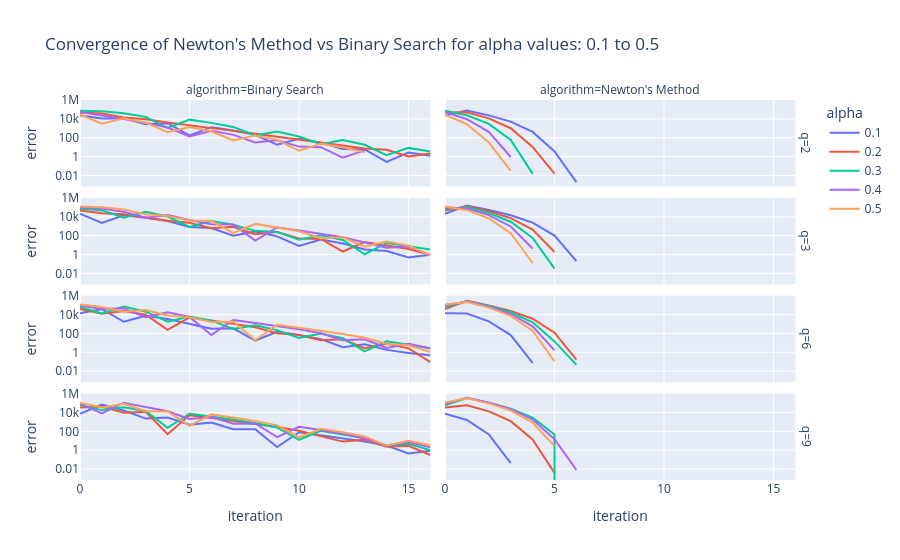
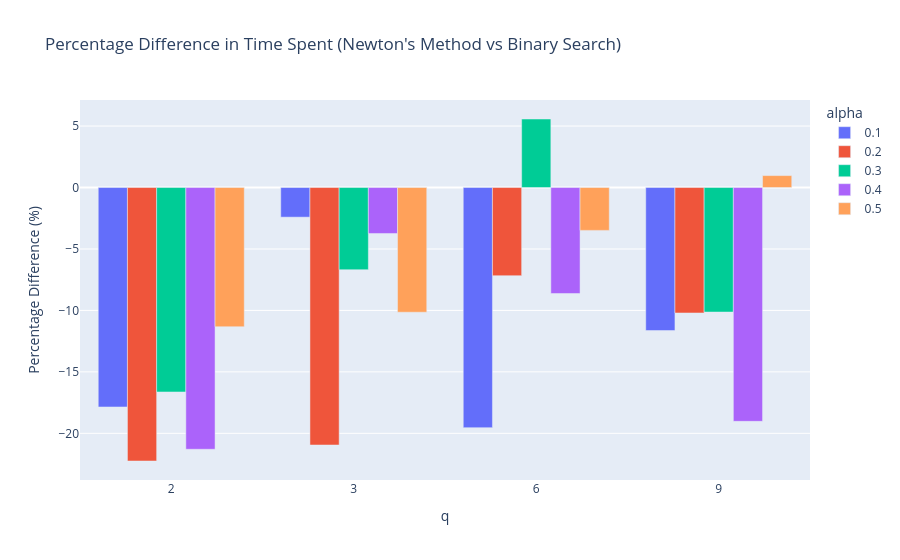

The cell these charts' notebook holds for them, in order:
### Code cell
import plotly.express as px
 
fig = px.line(convergenceDf, x="iteration", y="error",log_y=True, color="alpha",facet_col="algorithm", facet_row="q",title="Convergence of Newton's Method vs Binary Search for alpha values: 0.1 to 0.5")
fig.show()
fig.write_html("convergence_data.html")
timeDF["q"] = timeDF["q"].astype(str)
timeDF["alpha"] = timeDF["alpha"].astype(str)

newton_times = timeDF[timeDF["algorithm"] == "Newton's Method"].groupby(["q","alpha"])["time"].mean()
binary_times = timeDF[timeDF["algorithm"] == "Binary Search"].groupby(["q","alpha"])["time"].mean()
diff = (newton_times - binary_times) / binary_times * 100
fig2 = px.bar(diff.reset_index(), x="q", y="time", color="alpha", barmode="group",title="Percentage Difference in Time Spent (Newton's Method vs Binary Search)")
fig2.update_layout(yaxis_title="Percentage Difference (%)")
fig2.show()
fig2.write_html("time_comparison.html")

### Figure 1 — Plotly figure (JSON) as saved in the notebook; plotly's stock layout.template omitted (floating-point values rounded to 4 significant figures)
{"data": [{"hovertemplate": "alpha=0.1<br>q=2<br>algorithm=Binary Search<br>iteration=%{x}<br>error=%{y}<extra></extra>", "legendgroup": "0.1", "line": {"color": "#636efa", "dash": "solid"}, "marker": {"symbol": "circle"}, "mode": "lines", "name": "0.1", "orientation": "v", "showlegend": true, "type": "scatter", "x": [0, 1, 2, 3, 4, 5, 6, 7, 8, 9, 10, 11, 12, 13, 14, 15, 16], "xaxis": "x7", "y": [23690.0, 11500.0, 11610.0, 2769.0, 3516.0, 177.2, 1342.0, 594.2, 211.5, 17.96, 79.4, 30.68, 6.346, 5.807, 0.2734, 2.756, 1.248], "yaxis": "y7"}, {"hovertemplate": "alpha=0.1<br>q=2<br>algorithm=Newton's Method<br>iteration=%{x}<br>error=%{y}<extra></extra>", "legendgroup": "0.1", "line": {"color": "#636efa", "dash": "solid"}, "marker": {"symbol": "circle"}, "mode": "lines", "name": "0.1", "orientation": "v", "showlegend": false, "type": "scatter", "x": [0, 1, 2, 3, 4, 5, 6], "xaxis": "x8", "y": [23690.0, 77130.0, 24070.0, 5164.0, 422.7, 3.521, 0.001953], "yaxis": "y8"}, {"hovertemplate": "alpha=0.1<br>q=3<br>algorithm=Binary Search<br>iteration=%{x}<br>error=%{y}<extra></extra>", "legendgroup": "0.1", "line": {"color": "#636efa", "dash": "solid"}, "marker": {"symbol": "circle"}, "mode": "lines", "name": "0.1", "orientation": "v", "showlegend": false, "type": "scatter", "x": [0, 1, 2, 3, 4, 5, 6, 7, 8, 9, 10, 11, 12, 13, 14, 15, 16], "xaxis": "x5", "y": [21210.0, 2192.0, 14480.0, 8023.0, 3503.0, 820.4, 642.2, 99.68, 268.6, 83.78, 8.109, 37.8, 14.83, 3.357, 2.375, 0.4883, 0.9414], "yaxis": "y5"}, {"hovertemplate": "alpha=0.1<br>q=3<br>algorithm=Newton's Method<br>iteration=%{x}<br>error=%{y}<extra></extra>", "legendgroup": "0.1", "line": {"color": "#636efa", "dash": "solid"}, "marker": {"symbol": "circle"}, "mode": "lines", "name": "0.1", "orientation": "v", "showlegend": false, "type": "scatter", "x": [0, 1, 2, 3, 4, 5, 6], "xaxis": "x6", "y": [21210.0, 155900.0, 52850.0, 14600.0, 2388.0, 100.3, 0.2012], "yaxis": "y6"}, {"hovertemplate": "alpha=0.1<br>q=6<br>algorithm=Binary Search<br>iteration=%{x}<br>error=%{y}<extra></extra>", "legendgroup": "0.1", "line": {"color": "#636efa", "dash": "solid"}, "marker": {"symbol": "circle"}, "mode": "lines", "name": "0.1", "orientation": "v", "showlegend": false, "type": "scatter", "x": [0, 1, 2, 3, 4, 5, 6, 7, 8, 9, 10, 11, 12, 13, 14, 15, 16], "xaxis": "x3", "y": [14030.0, 38880.0, 1757.0, 7796.0, 3528.0, 1027.0, 327.6, 358.8, 17.91, 154.3, 68.04, 25.01, 3.549, 7.184, 1.816, 0.8594, 0.4863], "yaxis": "y3"}, {"hovertemplate": "alpha=0.1<br>q=6<br>algorithm=Newton's Method<br>iteration=%{x}<br>error=%{y}<extra></extra>", "legendgroup": "0.1", "line": {"color": "#636efa", "dash": "solid"}, "marker": {"symbol": "circle"}, "mode": "lines", "name": "0.1", "orientation": "v", "showlegend": false, "type": "scatter", "x": [0, 1, 2, 3, 4], "xaxis": "x4", "y": [14030.0, 13040.0, 1968.0, 68.54, 0.07617], "yaxis": "y4"}, {"hovertemplate": "alpha=0.1<br>q=9<br>algorithm=Binary Search<br>iteration=%{x}<br>error=%{y}<extra></extra>", "legendgroup": "0.1", "line": {"color": "#636efa", "dash": "solid"}, "marker": {"symbol": "circle"}, "mode": "lines", "name": "0.1", "orientation": "v", "showlegend": false, "type": "scatter", "x": [0, 1, 2, 3, 4, 5, 6, 7, 8, 9, 10, 11, 12, 13, 14, 15, 16], "xaxis": "x", "y": [7232.0, 70400.0, 16580.0, 2254.0, 2977.0, 496.4, 843.1, 164.7, 168.0, 2.164, 81.15, 39.45, 18.64, 8.236, 3.037, 0.4395, 0.8613], "yaxis": "y"}, {"hovertemplate": "alpha=0.1<br>q=9<br>algorithm=Newton's Method<br>iteration=%{x}<br>error=%{y}<extra></extra>", "legendgroup": "0.1", "line": {"color": "#636efa", "dash": "solid"}, "marker": {"symbol": "circle"}, "mode": "lines", "name": "0.1", "orientation": "v", "showlegend": false, "type": "scatter", "x": [0, 1, 2, 3], "xaxis": "x2", "y": [7232.0, 1610.0, 46.32, 0.04102], "yaxis": "y2"}, {"hovertemplate": "alpha=0.2<br>q=2<br>algorithm=Binary Search<br>iteration=%{x}<br>error=%{y}<extra></extra>", "legendgroup": "0.2", "line": {"color": "#EF553B", "dash": "solid"}, "marker": {"symbol": "circle"}, "mode": "lines", "name": "0.2", "orientation": "v", "showlegend": true, "type": "scatter", "x": [0, 1, 2, 3, 4, 5, 6, 7, 8, 9, 10, 11, 12, 13, 14, 15, 16], "xaxis": "x7", "y": [49900.0, 37720.0, 14610.0, 9467.0, 4142.0, 2211.0, 1071.0, 542.7, 270.7, 134.3, 68.61, 32.77, 17.93, 7.402, 5.266, 1.051, 2.105], "yaxis": "y7"}, {"hovertemplate": "alpha=0.2<br>q=2<br>algorithm=Newton's Method<br>iteration=%{x}<br>error=%{y}<extra></extra>", "legendgroup": "0.2", "line": {"color": "#EF553B", "dash": "solid"}, "marker": {"symbol": "circle"}, "mode": "lines", "name": "0.2", "orientation": "v", "showlegend": false, "type": "scatter", "x": [0, 1, 2, 3, 4, 5], "xaxis": "x8", "y": [49900.0, 50920.0, 11490.0, 1038.0, 10.71, 0.01562], "yaxis": "y8"}, {"hovertemplate": "alpha=0.2<br>q=3<br>algorithm=Binary Search<br>iteration=%{x}<br>error=%{y}<extra></extra>", "legendgroup": "0.2", "line": {"color": "#EF553B", "dash": "solid"}, "marker": {"symbol": "circle"}, "mode": "lines", "name": "0.2", "orientation": "v", "showlegend": false, "type": "scatter", "x": [0, 1, 2, 3, 4, 5, 6, 7, 8, 9, 10, 11, 12, 13, 14, 15, 16], "xaxis": "x5", "y": [47430.0, 24020.0, 18330.0, 7749.0, 3751.0, 2338.0, 616.5, 882.8, 138.7, 237.5, 49.05, 44.92, 2.055, 21.43, 9.688, 3.816, 0.8789], "yaxis": "y5"}, {"hovertemplate": "alpha=0.2<br>q=3<br>algorithm=Newton's Method<br>iteration=%{x}<br>error=%{y}<extra></extra>", "legendgroup": "0.2", "line": {"color": "#EF553B", "dash": "solid"}, "marker": {"symbol": "circle"}, "mode": "lines", "name": "0.2", "orientation": "v", "showlegend": false, "type": "scatter", "x": [0, 1, 2, 3, 4, 5], "xaxis": "x6", "y": [47430.0, 129600.0, 38340.0, 7252.0, 435.8, 1.848], "yaxis": "y6"}, {"hovertemplate": "alpha=0.2<br>q=6<br>algorithm=Binary Search<br>iteration=%{x}<br>error=%{y}<extra></extra>", "legendgroup": "0.2", "line": {"color": "#EF553B", "dash": "solid"}, "marker": {"symbol": "circle"}, "mode": "lines", "name": "0.2", "orientation": "v", "showlegend": false, "type": "scatter", "x": [0, 1, 2, 3, 4, 5, 6, 7, 8, 9, 10, 11, 12, 13, 14, 15, 16], "xaxis": "x3", "y": [40240.0, 12670.0, 24460.0, 9800.0, 241.8, 5047.0, 2473.0, 1134.0, 450.5, 105.5, 67.86, 18.88, 24.46, 2.793, 8.066, 2.613, 0.08984], "yaxis": "y3"}, {"hovertemplate": "alpha=0.2<br>q=6<br>algorithm=Newton's Method<br>iteration=%{x}<br>error=%{y}<extra></extra>", "legendgroup": "0.2", "line": {"color": "#EF553B", "dash": "solid"}, "marker": {"symbol": "circle"}, "mode": "lines", "name": "0.2", "orientation": "v", "showlegend": false, "type": "scatter", "x": [0, 1, 2, 3, 4, 5, 6], "xaxis": "x4", "y": [40240.0, 296700.0, 97240.0, 25460.0, 3735.0, 122.1, 0.1641], "yaxis": "y4"}, {"hovertemplate": "alpha=0.2<br>q=9<br>algorithm=Binary Search<br>iteration=%{x}<br>error=%{y}<extra></extra>", "legendgroup": "0.2", "line": {"color": "#EF553B", "dash": "solid"}, "marker": {"symbol": "circle"}, "mode": "lines", "name": "0.2", "orientation": "v", "showlegend": false, "type": "scatter", "x": [0, 1, 2, 3, 4, 5, 6, 7, 8, 9, 10, 11, 12, 13, 14, 15, 16], "xaxis": "x", "y": [33450.0, 44190.0, 9638.0, 11920.0, 49.95, 5041.0, 2561.0, 1272.0, 615.2, 283.7, 117.1, 33.67, 8.121, 12.77, 2.301, 2.91, 0.3086], "yaxis": "y"}, {"hovertemplate": "alpha=0.2<br>q=9<br>algorithm=Newton's Method<br>iteration=%{x}<br>error=%{y}<extra></extra>", "legendgroup": "0.2", "line": {"color": "#EF553B", "dash": "solid"}, "marker": {"symbol": "circle"}, "mode": "lines", "name": "0.2", "orientation": "v", "showlegend": false, "type": "scatter", "x": [0, 1, 2, 3, 4, 5], "xaxis": "x2", "y": [33450.0, 59520.0, 13120.0, 1221.0, 13.76, 0.003906], "yaxis": "y2"}, {"hovertemplate": "alpha=0.3<br>q=2<br>algorithm=Binary Search<br>iteration=%{x}<br>error=%{y}<extra></extra>", "legendgroup": "0.3", "line": {"color": "#00cc96", "dash": "solid"}, "marker": {"symbol": "circle"}, "mode": "lines", "name": "0.3", "orientation": "v", "showlegend": true, "type": "scatter", "x": [0, 1, 2, 3, 4, 5, 6, 7, 8, 9, 10, 11, 12, 13, 14, 15, 16], "xaxis": "x7", "y": [76110.0, 63930.0, 40820.0, 16750.0, 1087.0, 8442.0, 3842.0, 1421.0, 177.9, 451.7, 136.2, 21.02, 57.56, 18.24, 1.406, 8.453, 3.516], "yaxis": "y7"}, {"hovertemplate": "alpha=0.3<br>q=2<br>algorithm=Newton's Method<br>iteration=%{x}<br>error=%{y}<extra></extra>", "legendgroup": "0.3", "line": {"color": "#00cc96", "dash": "solid"}, "marker": {"symbol": "circle"}, "mode": "lines", "name": "0.3", "orientation": "v", "showlegend": false, "type": "scatter", "x": [0, 1, 2, 3, 4], "xaxis": "x8", "y": [76110.0, 24700.0, 2987.0, 59.0, 0.01562], "yaxis": "y8"}, {"hovertemplate": "alpha=0.3<br>q=3<br>algorithm=Binary Search<br>iteration=%{x}<br>error=%{y}<extra></extra>", "legendgroup": "0.3", "line": {"color": "#00cc96", "dash": "solid"}, "marker": {"symbol": "circle"}, "mode": "lines", "name": "0.3", "orientation": "v", "showlegend": false, "type": "scatter", "x": [0, 1, 2, 3, 4, 5, 6, 7, 8, 9, 10, 11, 12, 13, 14, 15, 16], "xaxis": "x5", "y": [73640.0, 50240.0, 7882.0, 34250.0, 10640.0, 824.6, 3659.0, 1451.0, 321.7, 249.3, 36.74, 106.1, 34.66, 1.055, 16.8, 7.883, 3.406], "yaxis": "y5"}, {"hovertemplate": "alpha=0.3<br>q=3<br>algorithm=Newton's Method<br>iteration=%{x}<br>error=%{y}<extra></extra>", "legendgroup": "0.3", "line": {"color": "#00cc96", "dash": "solid"}, "marker": {"symbol": "circle"}, "mode": "lines", "name": "0.3", "orientation": "v", "showlegend": false, "type": "scatter", "x": [0, 1, 2, 3, 4, 5], "xaxis": "x6", "y": [73640.0, 103400.0, 25640.0, 3005.0, 56.48, 0.03125], "yaxis": "y6"}, {"hovertemplate": "alpha=0.3<br>q=6<br>algorithm=Binary Search<br>iteration=%{x}<br>error=%{y}<extra></extra>", "legendgroup": "0.3", "line": {"color": "#00cc96", "dash": "solid"}, "marker": {"symbol": "circle"}, "mode": "lines", "name": "0.3", "orientation": "v", "showlegend": false, "type": "scatter", "x": [0, 1, 2, 3, 4, 5, 6, 7, 8, 9, 10, 11, 12, 13, 14, 15, 16], "xaxis": "x3", "y": [66460.0, 13550.0, 72820.0, 20760.0, 1808.0, 6275.0, 2340.0, 293.5, 750.2, 226.7, 33.83, 96.3, 31.2, 1.266, 14.95, 6.844, 2.766], "yaxis": "y3"}, {"hovertemplate": "alpha=0.3<br>q=6<br>algorithm=Newton's Method<br>iteration=%{x}<br>error=%{y}<extra></extra>", "legendgroup": "0.3", "line": {"color": "#00cc96", "dash": "solid"}, "marker": {"symbol": "circle"}, "mode": "lines", "name": "0.3", "orientation": "v", "showlegend": false, "type": "scatter", "x": [0, 1, 2, 3, 4, 5, 6], "xaxis": "x4", "y": [66460.0, 270500.0, 82710.0, 17760.0, 1527.0, 14.36, 0.04688], "yaxis": "y4"}, {"hovertemplate": "alpha=0.3<br>q=9<br>algorithm=Binary Search<br>iteration=%{x}<br>error=%{y}<extra></extra>", "legendgroup": "0.3", "line": {"color": "#00cc96", "dash": "solid"}, "marker": {"symbol": "circle"}, "mode": "lines", "name": "0.3", "orientation": "v", "showlegend": false, "type": "scatter", "x": [0, 1, 2, 3, 4, 5, 6, 7, 8, 9, 10, 11, 12, 13, 14, 15, 16], "xaxis": "x", "y": [59660.0, 17970.0, 35850.0, 14290.0, 237.4, 7391.0, 3672.0, 1742.0, 758.3, 262.0, 12.71, 112.2, 49.75, 18.52, 2.891, 4.898, 1.016], "yaxis": "y"}, {"hovertemplate": "alpha=0.3<br>q=9<br>algorithm=Newton's Method<br>iteration=%{x}<br>error=%{y}<extra></extra>", "legendgroup": "0.3", "line": {"color": "#00cc96", "dash": "solid"}, "marker": {"symbol": "circle"}, "mode": "lines", "name": "0.3", "orientation": "v", "showlegend": false, "type": "scatter", "x": [0, 1, 2, 3, 4, 5, 6], "xaxis": "x2", "y": [59660.0, 348300.0, 108500.0, 25350.0, 2790.0, 46.36, 0.0], "yaxis": "y2"}, {"hovertemplate": "alpha=0.4<br>q=2<br>algorithm=Binary Search<br>iteration=%{x}<br>error=%{y}<extra></extra>", "legendgroup": "0.4", "line": {"color": "#ab63fa", "dash": "solid"}, "marker": {"symbol": "circle"}, "mode": "lines", "name": "0.4", "orientation": "v", "showlegend": true, "type": "scatter", "x": [0, 1, 2, 3, 4, 5, 6, 7, 8, 9, 10, 11, 12, 13], "xaxis": "x7", "y": [54680.0, 23090.0, 10040.0, 4094.0, 1250.0, 141.1, 551.7, 204.7, 31.63, 54.76, 11.58, 10.02, 0.7891, 4.625], "yaxis": "y7"}, {"hovertemplate": "alpha=0.4<br>q=2<br>algorithm=Newton's Method<br>iteration=%{x}<br>error=%{y}<extra></extra>", "legendgroup": "0.4", "line": {"color": "#ab63fa", "dash": "solid"}, "marker": {"symbol": "circle"}, "mode": "lines", "name": "0.4", "orientation": "v", "showlegend": false, "type": "scatter", "x": [0, 1, 2, 3], "xaxis": "x8", "y": [54680.0, 9470.0, 428.4, 0.9141], "yaxis": "y8"}, {"hovertemplate": "alpha=0.4<br>q=3<br>algorithm=Binary Search<br>iteration=%{x}<br>error=%{y}<extra></extra>", "legendgroup": "0.4", "line": {"color": "#ab63fa", "dash": "solid"}, "marker": {"symbol": "circle"}, "mode": "lines", "name": "0.4", "orientation": "v", "showlegend": false, "type": "scatter", "x": [0, 1, 2, 3, 4, 5, 6, 7, 8, 9, 10, 11, 12, 13, 14, 15, 16], "xaxis": "x5", "y": [99850.0, 76450.0, 34100.0, 8034.0, 15570.0, 4488.0, 1582.0, 1499.0, 29.3, 738.0, 355.1, 163.1, 66.96, 18.84, 5.211, 6.82, 0.8047], "yaxis": "y5"}, {"hovertemplate": "alpha=0.4<br>q=3<br>algorithm=Newton's Method<br>iteration=%{x}<br>error=%{y}<extra></extra>", "legendgroup": "0.4", "line": {"color": "#ab63fa", "dash": "solid"}, "marker": {"symbol": "circle"}, "mode": "lines", "name": "0.4", "orientation": "v", "showlegend": false, "type": "scatter", "x": [0, 1, 2, 3, 4], "xaxis": "x6", "y": [99850.0, 77210.0, 15050.0, 945.0, 4.383], "yaxis": "y6"}, {"hovertemplate": "alpha=0.4<br>q=6<br>algorithm=Binary Search<br>iteration=%{x}<br>error=%{y}<extra></extra>", "legendgroup": "0.4", "line": {"color": "#ab63fa", "dash": "solid"}, "marker": {"symbol": "circle"}, "mode": "lines", "name": "0.4", "orientation": "v", "showlegend": false, "type": "scatter", "x": [0, 1, 2, 3, 4, 5, 6, 7, 8, 9, 10, 11, 12, 13, 14, 15, 16], "xaxis": "x3", "y": [92670.0, 39760.0, 46600.0, 5457.0, 17890.0, 5610.0, 67.73, 2734.0, 1324.0, 625.9, 278.5, 105.2, 18.73, 24.52, 2.875, 7.922, 2.539], "yaxis": "y3"}, {"hovertemplate": "alpha=0.4<br>q=6<br>algorithm=Newton's Method<br>iteration=%{x}<br>error=%{y}<extra></extra>", "legendgroup": "0.4", "line": {"color": "#ab63fa", "dash": "solid"}, "marker": {"symbol": "circle"}, "mode": "lines", "name": "0.4", "orientation": "v", "showlegend": false, "type": "scatter", "x": [0, 1, 2, 3, 4, 5], "xaxis": "x4", "y": [92670.0, 244300.0, 69060.0, 11880.0, 576.3, 1.578], "yaxis": "y4"}, {"hovertemplate": "alpha=0.4<br>q=9<br>algorithm=Binary Search<br>iteration=%{x}<br>error=%{y}<extra></extra>", "legendgroup": "0.4", "line": {"color": "#ab63fa", "dash": "solid"}, "marker": {"symbol": "circle"}, "mode": "lines", "name": "0.4", "orientation": "v", "showlegend": false, "type": "scatter", "x": [0, 1, 2, 3, 4, 5, 6, 7, 8, 9, 10, 11, 12, 13, 14, 15, 16], "xaxis": "x", "y": [85870.0, 8242.0, 109600.0, 39560.0, 13350.0, 2027.0, 3234.0, 635.6, 687.4, 23.84, 306.4, 141.4, 58.77, 17.46, 3.164, 7.133, 1.984], "yaxis": "y"}, {"hovertemplate": "alpha=0.4<br>q=9<br>algorithm=Newton's Method<br>iteration=%{x}<br>error=%{y}<extra></extra>", "legendgroup": "0.4", "line": {"color": "#ab63fa", "dash": "solid"}, "marker": {"symbol": "circle"}, "mode": "lines", "name": "0.4", "orientation": "v", "showlegend": false, "type": "scatter", "x": [0, 1, 2, 3, 4, 5, 6], "xaxis": "x2", "y": [85870.0, 358500.0, 107700.0, 22390.0, 1800.0, 14.68, 0.007812], "yaxis": "y2"}, {"hovertemplate": "alpha=0.5<br>q=2<br>algorithm=Binary Search<br>iteration=%{x}<br>error=%{y}<extra></extra>", "legendgroup": "0.5", "line": {"color": "#FFA15A", "dash": "solid"}, "marker": {"symbol": "circle"}, "mode": "lines", "name": "0.5", "orientation": "v", "showlegend": true, "type": "scatter", "x": [0, 1, 2, 3, 4, 5, 6, 7, 8, 9, 10, 11, 12, 13], "xaxis": "x7", "y": [28470.0, 3127.0, 11650.0, 4028.0, 394.7, 1380.0, 496.1, 51.52, 171.3, 59.81, 4.156, 23.76, 9.828, 2.828], "yaxis": "y7"}, {"hovertemplate": "alpha=0.5<br>q=2<br>algorithm=Newton's Method<br>iteration=%{x}<br>error=%{y}<extra></extra>", "legendgroup": "0.5", "line": {"color": "#FFA15A", "dash": "solid"}, "marker": {"symbol": "circle"}, "mode": "lines", "name": "0.5", "orientation": "v", "showlegend": false, "type": "scatter", "x": [0, 1, 2, 3], "xaxis": "x8", "y": [28470.0, 2763.0, 32.72, 0.03125], "yaxis": "y8"}, {"hovertemplate": "alpha=0.5<br>q=3<br>algorithm=Binary Search<br>iteration=%{x}<br>error=%{y}<extra></extra>", "legendgroup": "0.5", "line": {"color": "#FFA15A", "dash": "solid"}, "marker": {"symbol": "circle"}, "mode": "lines", "name": "0.5", "orientation": "v", "showlegend": false, "type": "scatter", "x": [0, 1, 2, 3, 4, 5, 6, 7, 8, 9, 10, 11, 12, 13, 14, 15, 16], "xaxis": "x5", "y": [126100.0, 102700.0, 60310.0, 18180.0, 12040.0, 4014.0, 3758.0, 189.1, 1769.0, 786.2, 297.6, 54.0, 67.53, 6.781, 23.62, 8.422, 0.8281], "yaxis": "y5"}, {"hovertemplate": "alpha=0.5<br>q=3<br>algorithm=Newton's Method<br>iteration=%{x}<br>error=%{y}<extra></extra>", "legendgroup": "0.5", "line": {"color": "#FFA15A", "dash": "solid"}, "marker": {"symbol": "circle"}, "mode": "lines", "name": "0.5", "orientation": "v", "showlegend": false, "type": "scatter", "x": [0, 1, 2, 3, 4], "xaxis": "x6", "y": [126100.0, 50990.0, 6931.0, 180.8, 0.125], "yaxis": "y6"}, {"hovertemplate": "alpha=0.5<br>q=6<br>algorithm=Binary Search<br>iteration=%{x}<br>error=%{y}<extra></extra>", "legendgroup": "0.5", "line": {"color": "#FFA15A", "dash": "solid"}, "marker": {"symbol": "circle"}, "mode": "lines", "name": "0.5", "orientation": "v", "showlegend": false, "type": "scatter", "x": [0, 1, 2, 3, 4, 5, 6, 7, 8, 9, 10, 11, 12, 13, 14, 15, 16], "xaxis": "x3", "y": [118900.0, 65980.0, 20390.0, 31670.0, 8326.0, 5291.0, 1693.0, 1754.0, 19.19, 839.8, 411.0, 196.2, 88.49, 34.66, 7.812, 5.672, 1.047], "yaxis": "y3"}, {"hovertemplate": "alpha=0.5<br>q=6<br>algorithm=Newton's Method<br>iteration=%{x}<br>error=%{y}<extra></extra>", "legendgroup": "0.5", "line": {"color": "#FFA15A", "dash": "solid"}, "marker": {"symbol": "circle"}, "mode": "lines", "name": "0.5", "orientation": "v", "showlegend": false, "type": "scatter", "x": [0, 1, 2, 3, 4, 5], "xaxis": "x4", "y": [118900.0, 218100.0, 56380.0, 7569.0, 199.2, 0.1094], "yaxis": "y4"}, {"hovertemplate": "alpha=0.5<br>q=9<br>algorithm=Binary Search<br>iteration=%{x}<br>error=%{y}<extra></extra>", "legendgroup": "0.5", "line": {"color": "#FFA15A", "dash": "solid"}, "marker": {"symbol": "circle"}, "mode": "lines", "name": "0.5", "orientation": "v", "showlegend": false, "type": "scatter", "x": [0, 1, 2, 3, 4, 5, 6, 7, 8, 9, 10, 11, 12, 13, 14, 15, 16], "xaxis": "x", "y": [112100.0, 34460.0, 83350.0, 13350.0, 12860.0, 387.1, 6317.0, 2925.0, 1259.0, 433.4, 22.53, 182.4, 79.95, 28.72, 3.094, 9.75, 3.344], "yaxis": "y"}, {"hovertemplate": "alpha=0.5<br>q=9<br>algorithm=Newton's Method<br>iteration=%{x}<br>error=%{y}<extra></extra>", "legendgroup": "0.5", "line": {"color": "#FFA15A", "dash": "solid"}, "marker": {"symbol": "circle"}, "mode": "lines", "name": "0.5", "orientation": "v", "showlegend": false, "type": "scatter", "x": [0, 1, 2, 3, 4, 5], "xaxis": "x2", "y": [112100.0, 332300.0, 94160.0, 16530.0, 857.0, 2.656], "yaxis": "y2"}], "layout": {"annotations": [{"font": {}, "showarrow": false, "text": "algorithm=Binary Search", "x": 0.24, "xanchor": "center", "xref": "paper", "y": 1, "yanchor": "bottom", "yref": "paper"}, {"font": {}, "showarrow": false, "text": "algorithm=Newton's Method", "x": 0.74, "xanchor": "center", "xref": "paper", "y": 1, "yanchor": "bottom", "yref": "paper"}, {"font": {}, "showarrow": false, "text": "q=9", "textangle": 90, "x": 0.98, "xanchor": "left", "xref": "paper", "y": 0.1138, "yanchor": "middle", "yref": "paper"}, {"font": {}, "showarrow": false, "text": "q=6", "textangle": 90, "x": 0.98, "xanchor": "left", "xref": "paper", "y": 0.3712, "yanchor": "middle", "yref": "paper"}, {"font": {}, "showarrow": false, "text": "q=3", "textangle": 90, "x": 0.98, "xanchor": "left", "xref": "paper", "y": 0.6288, "yanchor": "middle", "yref": "paper"}, {"font": {}, "showarrow": false, "text": "q=2", "textangle": 90, "x": 0.98, "xanchor": "left", "xref": "paper", "y": 0.8862, "yanchor": "middle", "yref": "paper"}], "legend": {"title": {"text": "alpha"}, "tracegroupgap": 0}, "title": {"text": "Convergence of Newton's Method vs Binary Search for alpha values: 0.1 to 0.5"}, "xaxis": {"anchor": "y", "domain": [0, 0.48], "title": {"text": "iteration"}}, "xaxis2": {"anchor": "y2", "domain": [0.5, 0.98], "matches": "x", "title": {"text": "iteration"}}, "xaxis3": {"anchor": "y3", "domain": [0, 0.48], "matches": "x", "showticklabels": false}, "xaxis4": {"anchor": "y4", "domain": [0.5, 0.98], "matches": "x", "showticklabels": false}, "xaxis5": {"anchor": "y5", "domain": [0, 0.48], "matches": "x", "showticklabels": false}, "xaxis6": {"anchor": "y6", "domain": [0.5, 0.98], "matches": "x", "showticklabels": false}, "xaxis7": {"anchor": "y7", "domain": [0, 0.48], "matches": "x", "showticklabels": false}, "xaxis8": {"anchor": "y8", "domain": [0.5, 0.98], "matches": "x", "showticklabels": false}, "yaxis": {"anchor": "x", "domain": [0, 0.2275], "title": {"text": "error"}, "type": "log"}, "yaxis2": {"anchor": "x2", "domain": [0, 0.2275], "matches": "y", "showticklabels": false, "type": "log"}, "yaxis3": {"anchor": "x3", "domain": [0.2575, 0.485], "matches": "y", "title": {"text": "error"}, "type": "log"}, "yaxis4": {"anchor": "x4", "domain": [0.2575, 0.485], "matches": "y", "showticklabels": false, "type": "log"}, "yaxis5": {"anchor": "x5", "domain": [0.515, 0.7425], "matches": "y", "title": {"text": "error"}, "type": "log"}, "yaxis6": {"anchor": "x6", "domain": [0.515, 0.7425], "matches": "y", "showticklabels": false, "type": "log"}, "yaxis7": {"anchor": "x7", "domain": [0.7725, 1], "matches": "y", "title": {"text": "error"}, "type": "log"}, "yaxis8": {"anchor": "x8", "domain": [0.7725, 1], "matches": "y", "showticklabels": false, "type": "log"}}}

### Figure 2 — Plotly figure (JSON) as saved in the notebook; plotly's stock layout.template omitted (floating-point values rounded to 4 significant figures)
{"data": [{"alignmentgroup": "True", "hovertemplate": "alpha=0.1<br>q=%{x}<br>time=%{y}<extra></extra>", "legendgroup": "0.1", "marker": {"color": "#636efa", "pattern": {"shape": ""}}, "name": "0.1", "offsetgroup": "0.1", "orientation": "v", "showlegend": true, "textposition": "auto", "type": "bar", "x": ["2", "3", "6", "9"], "xaxis": "x", "y": [-17.86, -2.412, -19.54, -11.64], "yaxis": "y"}, {"alignmentgroup": "True", "hovertemplate": "alpha=0.2<br>q=%{x}<br>time=%{y}<extra></extra>", "legendgroup": "0.2", "marker": {"color": "#EF553B", "pattern": {"shape": ""}}, "name": "0.2", "offsetgroup": "0.2", "orientation": "v", "showlegend": true, "textposition": "auto", "type": "bar", "x": ["2", "3", "6", "9"], "xaxis": "x", "y": [-22.25, -20.95, -7.173, -10.21], "yaxis": "y"}, {"alignmentgroup": "True", "hovertemplate": "alpha=0.3<br>q=%{x}<br>time=%{y}<extra></extra>", "legendgroup": "0.3", "marker": {"color": "#00cc96", "pattern": {"shape": ""}}, "name": "0.3", "offsetgroup": "0.3", "orientation": "v", "showlegend": true, "textposition": "auto", "type": "bar", "x": ["2", "3", "6", "9"], "xaxis": "x", "y": [-16.64, -6.686, 5.575, -10.13], "yaxis": "y"}, {"alignmentgroup": "True", "hovertemplate": "alpha=0.4<br>q=%{x}<br>time=%{y}<extra></extra>", "legendgroup": "0.4", "marker": {"color": "#ab63fa", "pattern": {"shape": ""}}, "name": "0.4", "offsetgroup": "0.4", "orientation": "v", "showlegend": true, "textposition": "auto", "type": "bar", "x": ["2", "3", "6", "9"], "xaxis": "x", "y": [-21.3, -3.74, -8.622, -19.02], "yaxis": "y"}, {"alignmentgroup": "True", "hovertemplate": "alpha=0.5<br>q=%{x}<br>time=%{y}<extra></extra>", "legendgroup": "0.5", "marker": {"color": "#FFA15A", "pattern": {"shape": ""}}, "name": "0.5", "offsetgroup": "0.5", "orientation": "v", "showlegend": true, "textposition": "auto", "type": "bar", "x": ["2", "3", "6", "9"], "xaxis": "x", "y": [-11.33, -10.15, -3.488, 0.971], "yaxis": "y"}], "layout": {"barmode": "group", "legend": {"title": {"text": "alpha"}, "tracegroupgap": 0}, "title": {"text": "Percentage Difference in Time Spent (Newton's Method vs Binary Search)"}, "xaxis": {"anchor": "y", "domain": [0, 1], "title": {"text": "q"}}, "yaxis": {"anchor": "x", "domain": [0, 1], "title": {"text": "Percentage Difference (%)"}}}}
